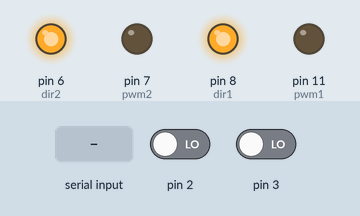
The sketch below on a simulated Arduino Uno, built with avr-gcc and run on an emulated ATmega328P. Parts: output pins drawn as LEDs (lit = HIGH). The inputs (shaded band) are chosen by the test bench; at power-on: pin 2 LOW, pin 3 LOW.

Above: at 1.2 s.
1.3 s: "90,45\n" received over Serial
At 2.1 s:
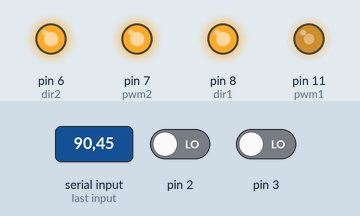
4.3 s: "90\n" received over Serial
At 6.2 s:
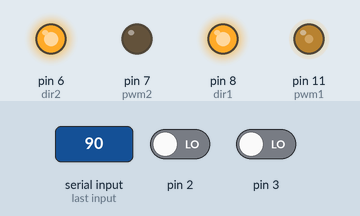
6.8 s: "200\n" received over Serial
At 8.2 s:
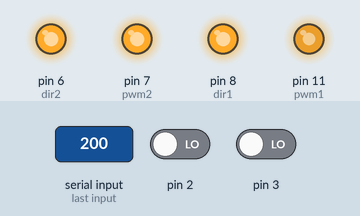
Timing chart, 0 to 9.8 s (numbered marks = the images above; inputs shaded):
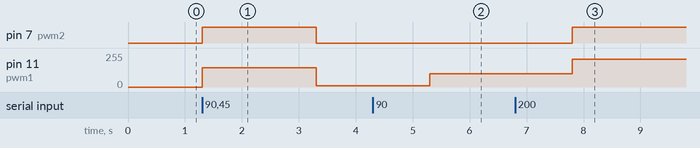

The sketch:

IR_THROW_MECH.ino
```cpp
#define input_pin PE4
#define dir1 8
#define pwm1 11
#define dir2 6
#define pwm2 7

long int rpm1 = 0, rpm2 = 0, desired_rpm = 0;
long int prev_time1, prev_time2, duration1, duration2;
long int value1 = 0, value2 = 0;
float kp = 50, ki = 0, kd = 0;
float P = 0, I = 0, D = 0, z = 0;
int p = 0;
boolean currentstate1, prevstate1, currentstate2, prevstate2;

void setup() {
  //cli();
  //  DDRE &= ~ (1 << input_pin);
  pinMode(2, INPUT);
  pinMode(3, INPUT);
  Serial.begin(9600);
  pinMode(dir1, OUTPUT);
  pinMode(pwm1, OUTPUT);
  pinMode(dir2, OUTPUT);
  pinMode(pwm2, OUTPUT);
  //  EICRB |= (1 << ISC41) | (1 << ISC40);
  //  EIMSK |= (1 << INT4);
  //  sei();
  prev_time1 = 0;
  prev_time2 = 0;
  prevstate1 = LOW;
  prevstate2 = LOW;
  digitalWrite(dir1, 1);
  digitalWrite(dir2, 1);
}

void loop() {
  if (Serial.available()) {
    p = Serial.parseInt() + Serial.parseInt();
    //    desired_rpm = Serial.parseInt() + Serial.parseInt();
    analogWrite(pwm1, p+9);
    analogWrite(pwm2, p);
  }
  //Serial.println(desired_rpm);
  currentstate1 = digitalRead(2);
  if (prevstate1 != currentstate1) {
    if (currentstate1 == HIGH) {
      duration1 = (micros() - prev_time1);
      prev_time1 = micros();
      rpm1 = (60000000 / duration1);
    }
    prevstate1 = currentstate1;
  }
  currentstate2 = digitalRead(3);
  if (prevstate2 != currentstate2) {
    if (currentstate2 == HIGH) {
      duration2 = (micros() - prev_time2);
      prev_time2 = micros();
      rpm2 = (60000000 / duration2);
    }    Serial.print(rpm1);
    Serial.print("  ");
    Serial.print(rpm2);
     Serial.print("  ");
    Serial.println(rpm2-rpm1);
    prevstate2 = currentstate2;
  }
  //  if (rpm1 > desired_rpm)  value1 -= 1;
  //  else if (rpm1 < desired_rpm) value1 += 1;
  //  if (rpm2 > desired_rpm) value2 -= 1;
  //  else if (rpm2 < desired_rpm)value2 += 1;
  //  analogWrite(pwm1, value1);
  //  analogWrite(pwm2, value2);
  //  if(rpm2>desired_rpm){
  //    p-=1;
  //    analogWrite(pwm1,p);
  //  }
  //    if(rpm2>desired_rpm){
  //    p-=1;
  //    analogWrite(pwm1,p);
  //  }
  //    if(rpm2>desired_rpm){
  //    p-=1;
  //    analogWrite(pwm1,p);
  //  }
  //    if(rpm2>desired_rpm){
  //    p-=1;
  //    analogWrite(pwm1,p);
  //  }
  //  else if(rpm1 > rpm2){
  //    p+=1;
  //    analogWrite(pwm2,p);
  //    }
  //  PID(rpm);
  //  if(z<0) z=0;
  //  else if(z>255) 255;
  //  analogWrite(pwm,z);

  //  if (Serial.available()) {
  //    desired_rpm = Serial.parseInt() + Serial.parseInt();
  //  }
  //  else {
  //    Serial.println(rpm);
  //    PID(rpm);
  //    analogWrite(pwm, z);
  //  }
}

//ISR(INT4_vect) {
//  rpm = 60000000 / (micros() - prev_time);
//  prev_time = micros();
//}
//
//void PID(int r) {
//  P = kp * r;
//  I += ki * r;
//  D = kd * (r - desired_rpm);
//  z = P + I + D;
//  //  prev_error = r;
//}
```

Measured:
- after the input at 1.3 s, pin 7 (pwm2): LOW → HIGH at once, → LOW 2.0 s later; pin 11 (pwm1): 0/255 → 144/255 at once, → 9/255 2.0 s later
- after the input at 4.3 s, pin 11 (pwm1): 9/255 → 99/255 after 1.0 s
- after the input at 6.8 s, pin 7 (pwm2): LOW → HIGH after 1.0 s; pin 11 (pwm1): 99/255 → 209/255 after 1.0 s
